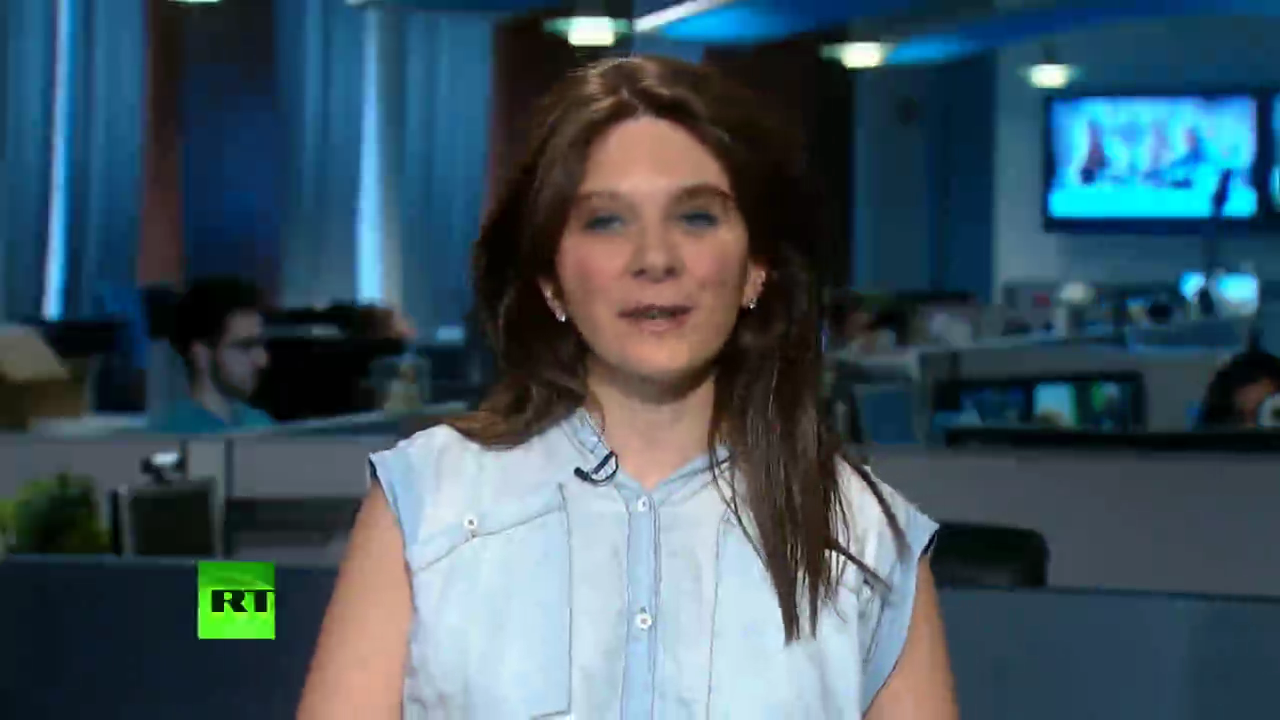
#> input picture frame 35 of deepfake-detection/ffpp/manipulated_sequences/Deepfakes/c40/videos/585_599.mp4, 1280 x 720 px
$ python prepare_ffpp_dataset.py
#> lines starting #> are read from the running program, lines starting #| are printed output that depends on the picture
#> in save_face_frames, frame is the input picture: shape (720, 1280, 3); mean B, G, R 96.7, 84.9, 63.7
from __future__ import annotations

import argparse
import shutil
from pathlib import Path

import cv2
import numpy as np


DEFAULT_METHODS = [
    "Deepfakes",
    "Face2Face",
    "FaceSwap",
    "FaceShifter",
    "NeuralTextures",
]


def parse_args() -> argparse.Namespace:
    parser = argparse.ArgumentParser(
        description="Convert downloaded FaceForensics++ videos into dataset/real and dataset/fake image folders."
    )
    parser.add_argument(
        "--ffpp-root",
        type=str,
        default="ffpp",
        help="Root folder that contains the official FaceForensics++ download structure.",
    )
    parser.add_argument(
        "--dataset-root",
        type=str,
        default="dataset",
        help="Output dataset root that will be filled with dataset/real and dataset/fake.",
    )
    parser.add_argument(
        "--methods",
        nargs="*",
        default=DEFAULT_METHODS,
        help="Manipulated methods to convert to fake samples. Defaults to standard FF++ methods.",
    )
    parser.add_argument(
        "--frame-step",
        type=int,
        default=10,
        help="Sample every Nth frame from each video while extracting faces.",
    )
    parser.add_argument(
        "--max-frames-per-video",
        type=int,
        default=40,
        help="Maximum number of face frames kept per video to avoid huge dataset skew.",
    )
    parser.add_argument(
        "--reset",
        action="store_true",
        help="Delete existing dataset/real and dataset/fake contents before organizing new data.",
    )
    parser.add_argument(
        "--min-face-size",
        type=int,
        default=40,
        help="Minimum face pixel size. Smaller faces are skipped.",
    )
    return parser.parse_args()


def ensure_face_detector() -> cv2.CascadeClassifier:
    classifier = cv2.CascadeClassifier(cv2.data.haarcascades + "haarcascade_frontalface_default.xml")
    if classifier.empty():
        raise RuntimeError("OpenCV Haar cascade could not be loaded. Check your OpenCV installation.")
    return classifier


def list_ffpp_videos(ffpp_root: Path, methods: list[str]) -> tuple[list[Path], list[Path]]:
    real_videos: list[Path] = []
    fake_videos: list[Path] = []

    original_dir = ffpp_root / "original_sequences" / "youtube" / "c40" / "videos"
    if original_dir.exists():
        real_videos.extend(sorted(original_dir.glob("*.mp4")))

    for method in methods:
        method_dir = ffpp_root / "manipulated_sequences" / method / "c40" / "videos"
        if method_dir.exists():
            fake_videos.extend(sorted(method_dir.glob("*.mp4")))

    return real_videos, fake_videos


def crop_largest_face(frame: np.ndarray, detector: cv2.CascadeClassifier, min_face_size: int) -> np.ndarray | None:
#> called with min_face_size = 40
    gray = cv2.cvtColor(frame, cv2.COLOR_BGR2GRAY)
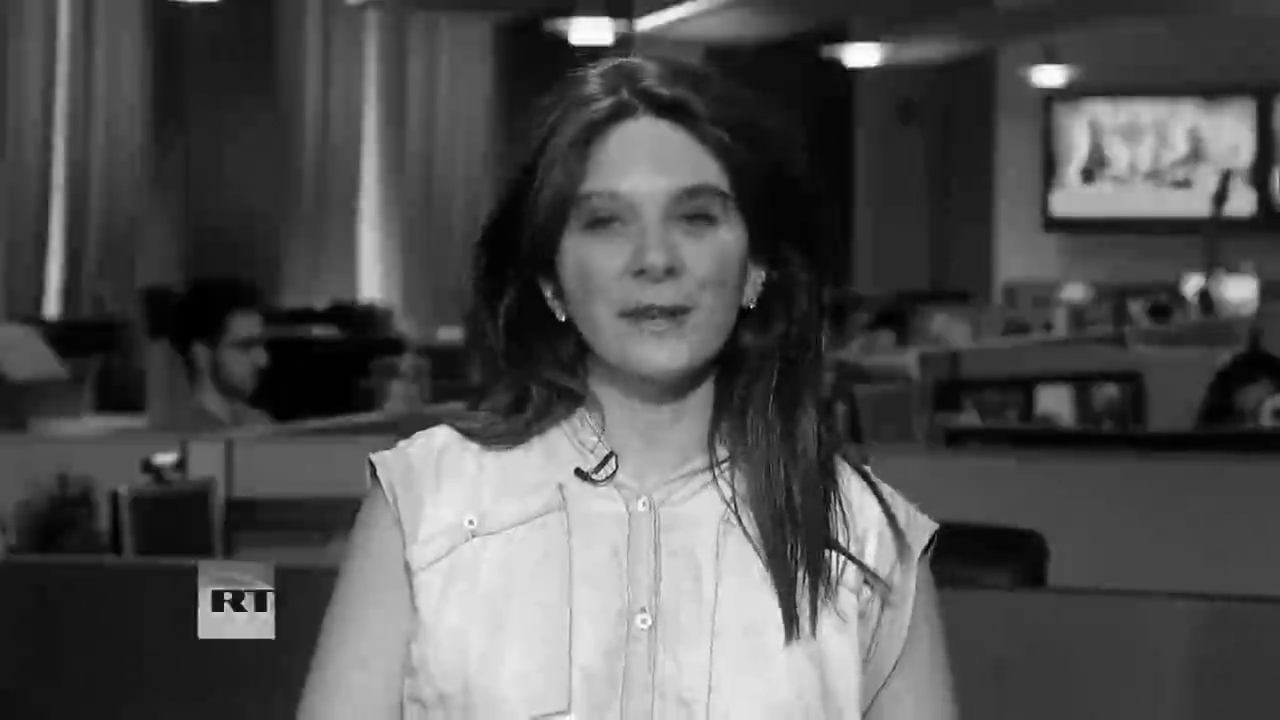
#> gray: shape (720, 1280); min 0, max 255, mean 79.9
    faces = detector.detectMultiScale(gray, scaleFactor=1.1, minNeighbors=5, minSize=(min_face_size, min_face_size))
#> faces = [[219, 313, 85, 85], [536, 129, 231, 231]]
    if len(faces) == 0:
        return None

    x, y, w, h = max(faces, key=lambda box: box[2] * box[3])
#> x = 536; y = 129; w = 231; h = 231
    margin_x = int(0.20 * w)
#> margin_x = 46
    margin_y = int(0.20 * h)
#> margin_y = 46
    x0 = max(0, x - margin_x)
#> x0 = 490
    y0 = max(0, y - margin_y)
#> y0 = 83
    x1 = min(frame.shape[1], x + w + margin_x)
#> x1 = 813
    y1 = min(frame.shape[0], y + h + margin_y)
#> y1 = 406
    crop = frame[y0:y1, x0:x1]
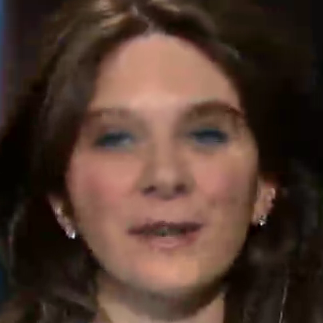
#> crop: shape (323, 323, 3); mean B, G, R 46.7, 57.4, 80.5
    if crop.size == 0:
        return None
    return crop


def save_face_frames(video_path: Path, output_dir: Path, label: str, detector: cv2.CascadeClassifier, step: int, max_frames: int, min_face_size: int) -> int:
    output_dir.mkdir(parents=True, exist_ok=True)
    cap = cv2.VideoCapture(str(video_path))
    if not cap.isOpened():
        raise RuntimeError(f"Could not open video: {video_path}")

    saved = 0
    frame_index = 0
    while True:
        ok, frame = cap.read()
        if not ok:
            break
        if frame_index % step != 0:
            frame_index += 1
            continue
        face = crop_largest_face(frame, detector, min_face_size)
        if face is not None:
            face = cv2.cvtColor(face, cv2.COLOR_BGR2RGB)
            save_path = output_dir / f"{video_path.stem}_{saved:04d}.png"
            cv2.imwrite(str(save_path), cv2.cvtColor(face, cv2.COLOR_RGB2BGR))
            saved += 1
            if saved >= max_frames:
                break
        frame_index += 1

    cap.release()
    return saved


def prepare_dataset(ffpp_root: Path, dataset_root: Path, methods: list[str], step: int, max_frames: int, min_face_size: int, reset: bool = False) -> dict[str, int]:
    ffpp_root = ffpp_root.resolve()
    if not ffpp_root.exists():
        raise FileNotFoundError(
            f"FF++ root not found: {ffpp_root}. Download the official dataset first, or pass --ffpp-root to the downloaded folder."
        )

    real_dir = dataset_root / "real"
    fake_dir = dataset_root / "fake"

    if reset:
        for directory in (real_dir, fake_dir):
            if directory.exists():
                shutil.rmtree(directory)

    real_dir.mkdir(parents=True, exist_ok=True)
    fake_dir.mkdir(parents=True, exist_ok=True)

    detector = ensure_face_detector()
    real_videos, fake_videos = list_ffpp_videos(ffpp_root, methods)

    if not real_videos and not fake_videos:
        raise FileNotFoundError(
            "No FaceForensics++ videos were found. Expected folders like "
            "original_sequences/youtube/c40/videos and manipulated_sequences/<method>/c40/videos."
        )

    real_count = 0
    fake_count = 0

    for video_path in real_videos:
        real_count += save_face_frames(video_path, real_dir, "REAL", detector, step, max_frames, min_face_size)

    for video_path in fake_videos:
        fake_count += save_face_frames(video_path, fake_dir, "FAKE", detector, step, max_frames, min_face_size)

    return {"REAL": real_count, "FAKE": fake_count}


def main() -> None:
    args = parse_args()
    ffpp_root = Path(args.ffpp_root)
    dataset_root = Path(args.dataset_root)

    try:
        counts = prepare_dataset(
            ffpp_root=ffpp_root,
            dataset_root=dataset_root,
            methods=args.methods,
            step=args.frame_step,
            max_frames=args.max_frames_per_video,
            min_face_size=args.min_face_size,
            reset=args.reset,
        )
        print("Dataset organization complete.")
        print(f"Saved real faces: {counts['REAL']}")
        print(f"Saved fake faces: {counts['FAKE']}")
        print(f"Output folders: {dataset_root / 'real'} and {dataset_root / 'fake'}")
    except Exception as exc:
        print(f"[ERROR] {exc}")
        print("\nTo prepare the dataset:")
        print("1. Download FaceForensics++ with the official script using --server EU2")
        print("2. Place the downloaded root folder at the path you pass to --ffpp-root")
        print("3. Run: python prepare_ffpp_dataset.py --ffpp-root ffpp --dataset-root dataset")
        raise SystemExit(1)


if __name__ == "__main__":
    main()

$ run again, starting later in the video
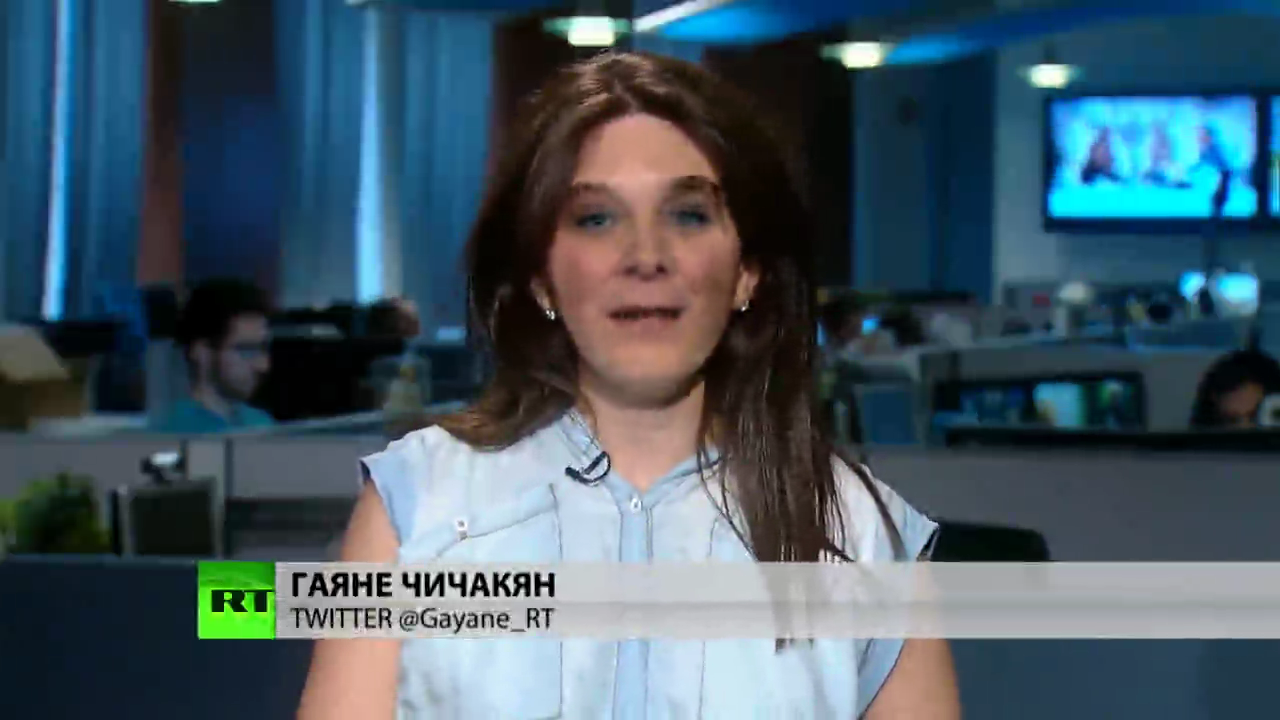
#> input picture frame 161 of deepfake-detection/ffpp/manipulated_sequences/Deepfakes/c40/videos/585_599.mp4, 1280 x 720 px
#> in save_face_frames, frame is the input picture: shape (720, 1280, 3); mean B, G, R 99.3, 87.9, 68.2
#> in crop_largest_face, `gray = cv2.cvtColor(frame, cv2.COLOR_BGR2GRAY)`:
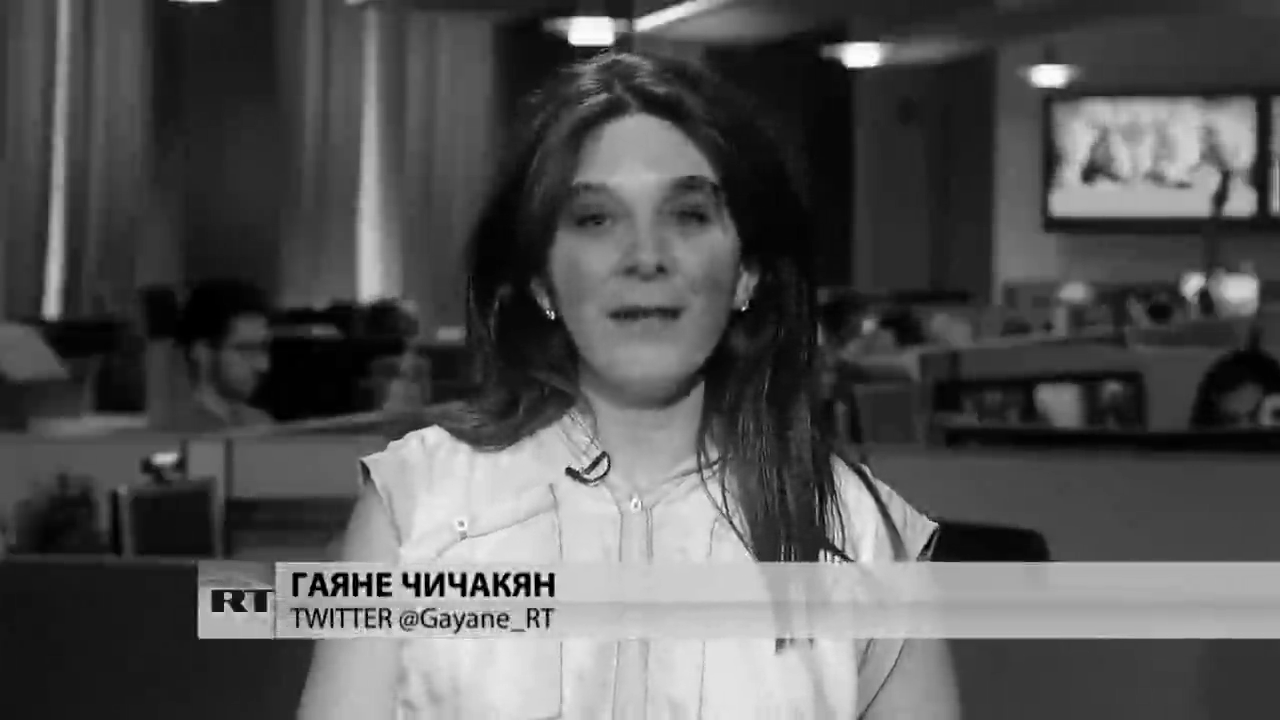
#> gray: shape (720, 1280); min 0, max 255, mean 83.3
#> faces = [[215, 317, 84, 84], [522, 122, 245, 245]]
#> x = 522; y = 122; w = 245
#> margin_x = 49
#> x0 = 473
#> y0 = 73
#> x1 = 816
#> y1 = 416
#> in crop_largest_face, `crop = frame[y0:y1, x0:x1]`:
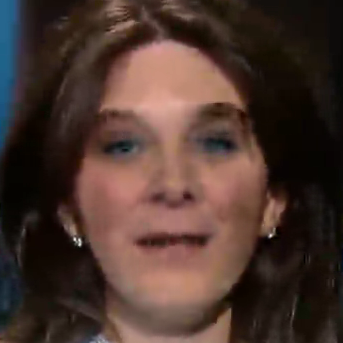
#> crop: shape (343, 343, 3); mean B, G, R 46.7, 54.2, 75.6

$ run again, starting later in the video
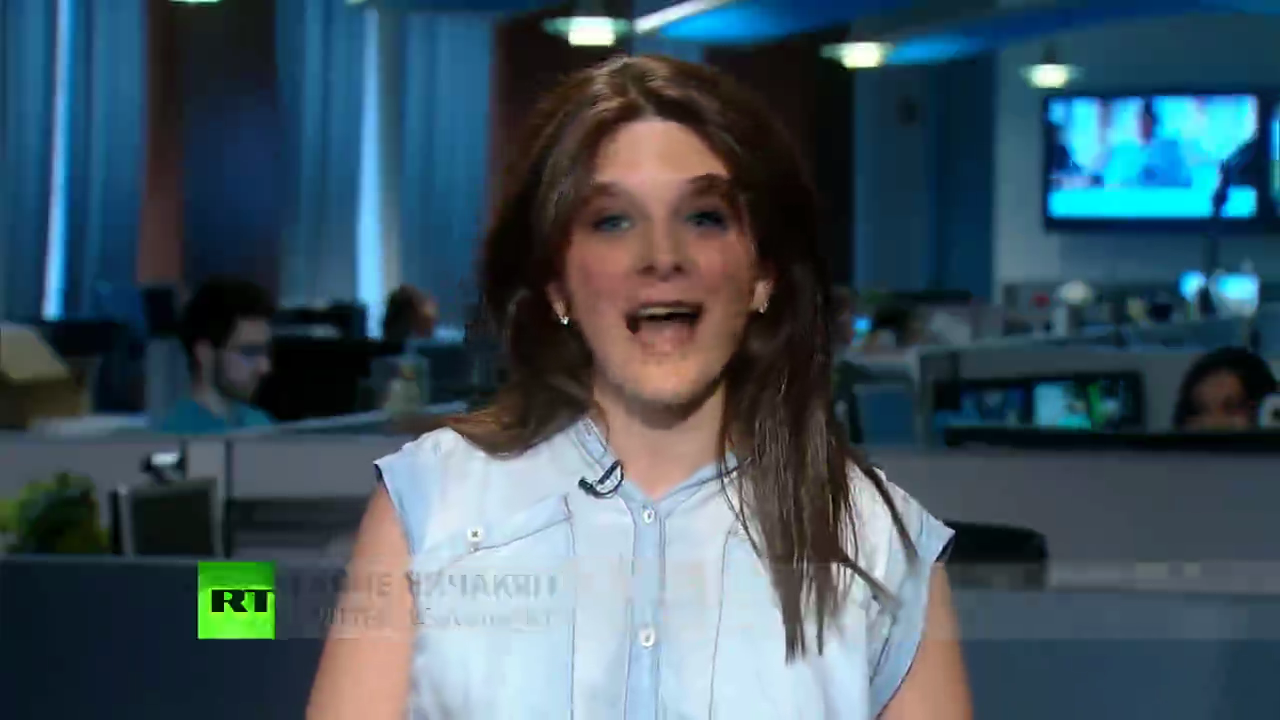
#> input picture frame 287 of deepfake-detection/ffpp/manipulated_sequences/Deepfakes/c40/videos/585_599.mp4, 1280 x 720 px
#> in save_face_frames, frame is the input picture: shape (720, 1280, 3); mean B, G, R 96.4, 84.9, 64.3
#> in crop_largest_face, `gray = cv2.cvtColor(frame, cv2.COLOR_BGR2GRAY)`:
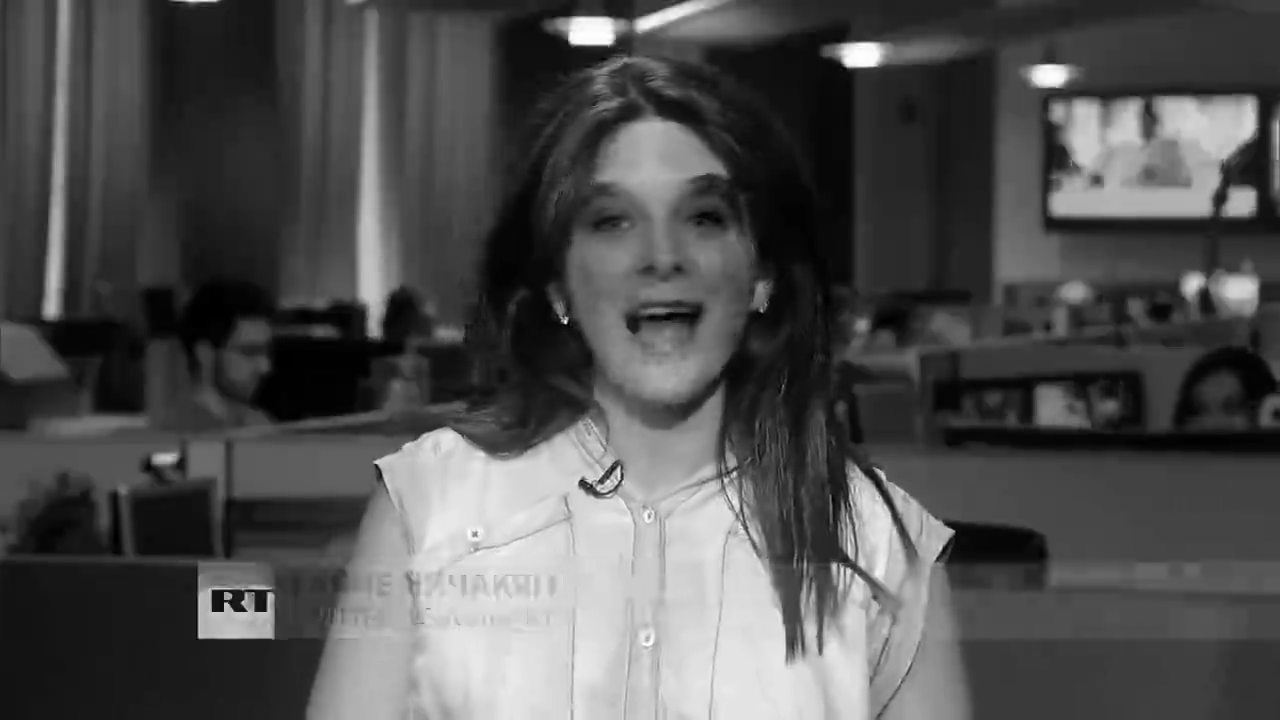
#> gray: shape (720, 1280); min 0, max 255, mean 80.1
#> faces = [[222, 321, 84, 84], [540, 126, 245, 245]]
#> x = 540; y = 126; w = 245
#> margin_x = 49
#> x0 = 491
#> y0 = 77
#> x1 = 834
#> y1 = 420
#> in crop_largest_face, `crop = frame[y0:y1, x0:x1]`:
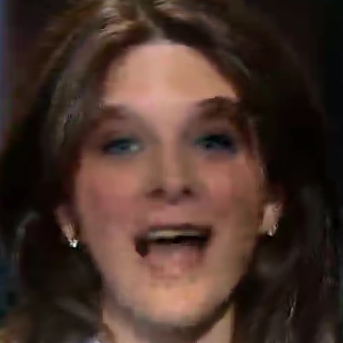
#> crop: shape (343, 343, 3); mean B, G, R 42.2, 50.5, 71.9
